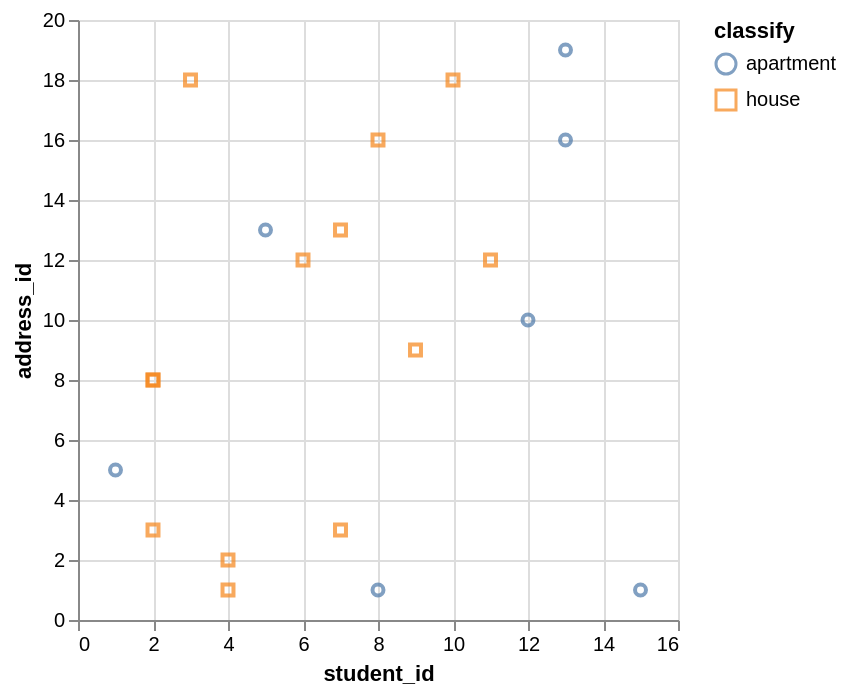

Source (Vega-Lite JSON):
### Vega-Lite specification from a JSON file in a GitHub repository (floating-point values rounded to 4 significant figures)
{"data": {"values": [{"x_data": 13, "y_data": 16, "classify": "apartment"}, {"x_data": 8, "y_data": 1, "classify": "apartment"}, {"x_data": 5, "y_data": 13, "classify": "apartment"}, {"x_data": 12, "y_data": 10, "classify": "apartment"}, {"x_data": 15, "y_data": 1, "classify": "apartment"}, {"x_data": 1, "y_data": 5, "classify": "apartment"}, {"x_data": 13, "y_data": 19, "classify": "apartment"}, {"x_data": 2, "y_data": 8, "classify": "house"}, {"x_data": 4, "y_data": 2, "classify": "house"}, {"x_data": 3, "y_data": 18, "classify": "house"}, {"x_data": 7, "y_data": 13, "classify": "house"}, {"x_data": 7, "y_data": 3, "classify": "house"}, {"x_data": 2, "y_data": 8, "classify": "house"}, {"x_data": 6, "y_data": 12, "classify": "house"}, {"x_data": 2, "y_data": 3, "classify": "house"}, {"x_data": 4, "y_data": 1, "classify": "house"}, {"x_data": 11, "y_data": 12, "classify": "house"}, {"x_data": 8, "y_data": 16, "classify": "house"}, {"x_data": 9, "y_data": 9, "classify": "house"}, {"x_data": 10, "y_data": 18, "classify": "house"}]}, "mark": "point", "encoding": {"x": {"field": "x_data", "type": "quantitative", "title": "student_id", "scale": {"zero": "false"}}, "y": {"field": "y_data", "type": "quantitative", "title": "address_id", "scale": {"zero": "false"}}, "color": {"field": "classify", "type": "nominal"}, "shape": {"field": "classify", "type": "nominal"}}}
